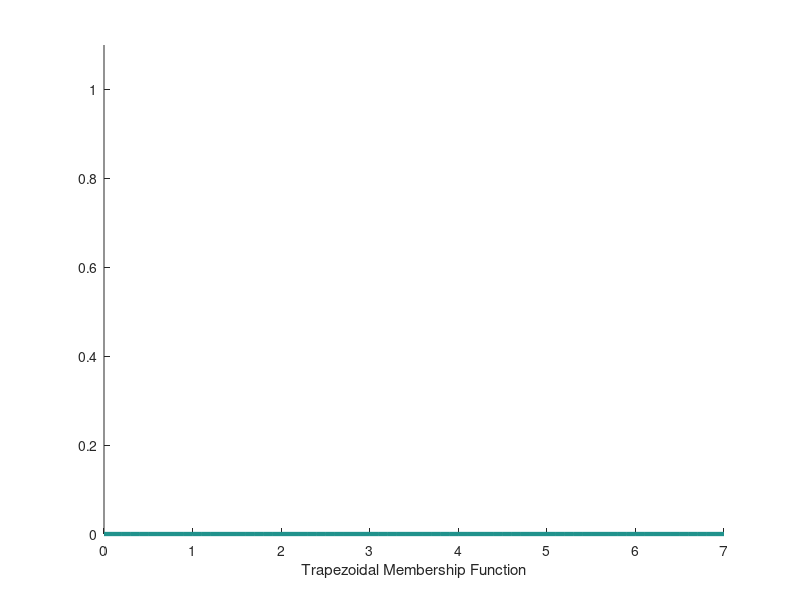

MATLAB code for this plot:
%  Shahab Sotudian--94125091
disp('*** Trapezoidal membership function ***')
disp('Enter the parameter of trapezoidal membership function ***')
disp('--->>   0<a<b<c<d')

a=input('Enter the amount of  a ');
b=input('Enter the amount of  b ');
c=input('Enter the amount of  c ');
d=input('Enter the amount of  d ');
x=0:0.1:(d+2);
%***********  Trapezoidal membership function  ************
y = zeros(size(x));
% Left and right shoulders (y = 0)
index = find(x <= a | d <= x);
y(index) = zeros(size(index));

% Left slope of membership
if (a ~= b)
    index = find(a < x & x < b);
    y(index) = (x(index)-a)/(b-a);
end
% Center (y = 1)
if (b ~= c)
    index = find(b <= x & x <= c);
    y(index) = ones(size(index));
end
% right slope of membership
if (c ~= d)
    index = find(c < x & x < d);
    y(index) = (d-x(index))/(d-c);
end

% PLOTTING
x_length = length(x);
z = zeros(1,x_length);
col = y;  % This is the color, vary with y in this case.
surface([x;x],[y;y],[z;z],[col;col],...
        'facecol','no',...
        'edgecol','interp',...
        'linew',3);
 axis([0 (d+2) 0  1.1]);
  xlabel('Trapezoidal Membership Function')
